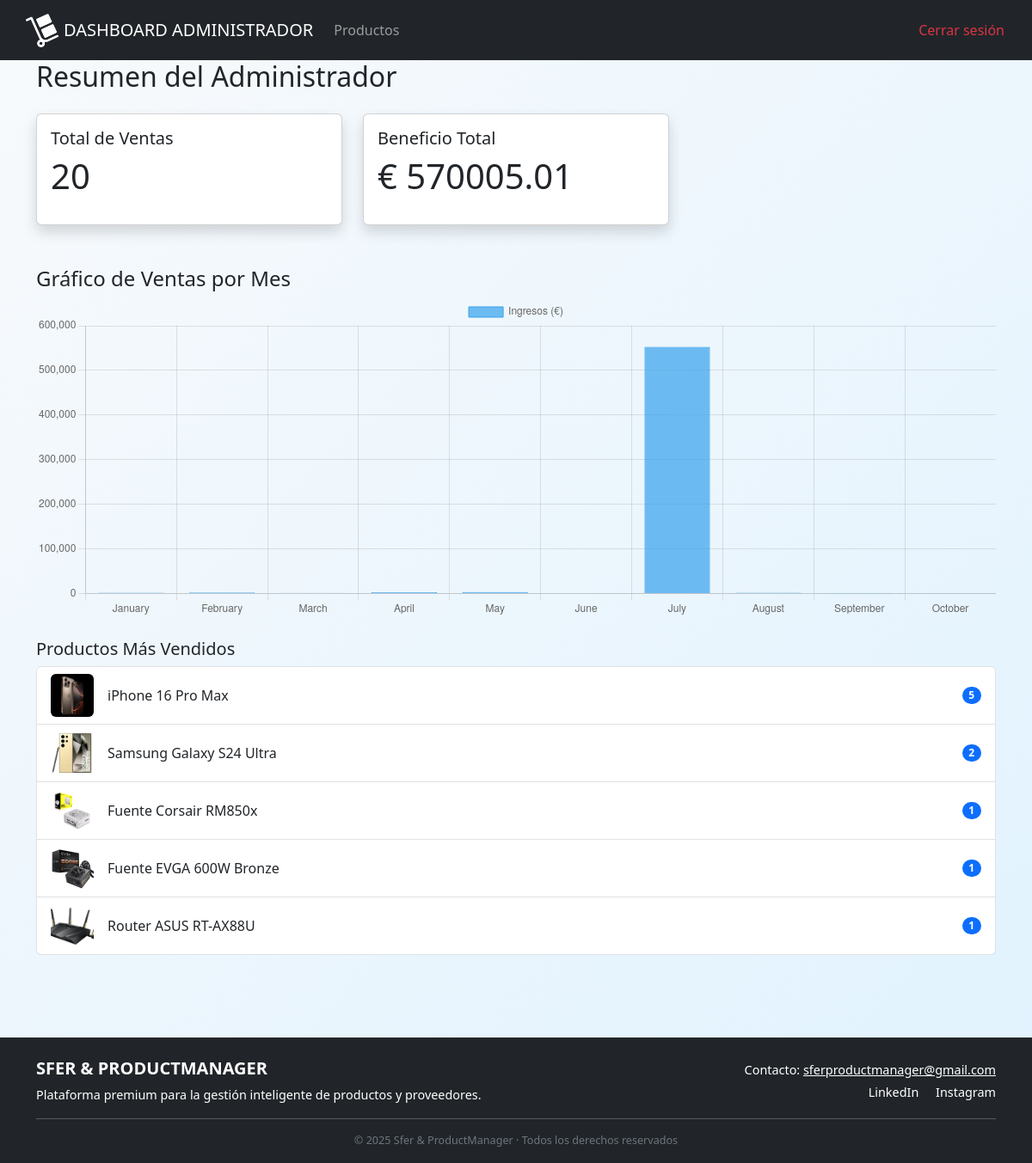
The app's page /dashboard_admin (signed in) with its own data.
### models.py (models this page shows)
class Producto(Base):
    __tablename__ = "productos"
    id_producto = Column(Integer, primary_key=True, autoincrement=True)
    nombre = Column(Text, nullable=False)
    descripcion = Column(Text)
    cantidad_en_stock = Column(Integer, nullable=False, default=0)
    precio = Column(Float, nullable=False)
    ubicacion = Column(Text)
    color = Column(Text)
    imagen = Column(Text)  # NUEVO CAMPO
    id_proveedor = Column(Integer, ForeignKey("proveedores.id_proveedor"), nullable=False)
    proveedor = relationship("Proveedor", back_populates="productos")
    compras = relationship("Compra", back_populates="producto")
    ventas = relationship("Venta", back_populates="producto")

### main.py (the view)
@app.route("/dashboard_admin")
def dashboard_admin():
    if "user_id" not in session or session["rol"] != "administrador":
        return redirect(url_for("login"))
    total_ventas = db_session.query(Venta).count()
    beneficio_total = db_session.query(func.sum(Venta.cantidad * Venta.precio_unitario)).scalar() or 0
    ventas = db_session.query(Venta).all()
    ingresos_por_mes = defaultdict(float)
    for v in ventas:
        fecha = v.fecha_venta
        if isinstance(fecha, str):
            fecha = datetime.strptime(fecha, "%Y-%m-%d %H:%M:%S")
        mes = fecha.strftime("%B")
        ingresos_por_mes[mes] += v.cantidad * v.precio_unitario
    meses_ordenados = list(calendar.month_name)[1:]
    labels = []
    valores = []
    for mes in meses_ordenados:
        if mes in ingresos_por_mes:
            labels.append(mes)
            valores.append(round(ingresos_por_mes[mes], 2))
    productos_mas_vendidos = (
        db_session.query(
            Producto.id_producto,
            Producto.nombre,
            Producto.imagen,
            func.count(Venta.id_venta).label("ventas")
        )
        .join(Venta, Producto.id_producto == Venta.id_producto)
        .group_by(Producto.id_producto)
        .order_by(func.count(Venta.id_venta).desc())
        .limit(5)
        .all()
    )
    productos_bajo_stock = []
    todos_productos = db_session.query(Producto).all()
    for producto in todos_productos:
        if producto.cantidad_en_stock <= 0:
            continue
        total_vendido = db_session.query(func.sum(Venta.cantidad)).filter_by(id_producto=producto.id_producto).scalar() or 0
        stock_inicial = producto.cantidad_en_stock + total_vendido
        if stock_inicial == 0:
            continue
        porcentaje_restante = producto.cantidad_en_stock / stock_inicial
        if porcentaje_restante <= 0.1:
            productos_bajo_stock.append(producto)
    return render_template(
        "dashboard_admin.html",
        total_ventas=total_ventas,
        beneficio_total=beneficio_total,
        labels=labels,
        valores=valores,
        productos_mas_vendidos=productos_mas_vendidos,
        productos_bajo_stock=productos_bajo_stock  # 👉 lo pasamos a la plantilla
    )

### db.py (called while the page is built)
@event.listens_for(engine, "connect")
def set_sqlite_pragma(dbapi_connection, connection_record):
    cursor = dbapi_connection.cursor()
    cursor.execute("PRAGMA foreign_keys=ON")
    cursor.close()

### templates/dashboard_admin.html (shortened to what this page needs)
<!DOCTYPE html>
<html lang="es">
<head>
    <link href="https://cdn.jsdelivr.net/npm/bootstrap@5.3.2/dist/css/bootstrap.min.css" rel="stylesheet">
    <link href="https://cdn.jsdelivr.net/npm/bootstrap-icons@1.10.5/font/bootstrap-icons.css" rel="stylesheet">
    <link rel="stylesheet" href="{{ url_for('static', filename='style/styleGeneral.css') }}?v=1">
</head>
<body class="d-flex flex-column min-vh-100 bg-light">
<nav class="navbar navbar-expand-lg navbar-dark bg-dark px-4">
    <img src="{{ url_for('static', filename='images/logoSfer_ProductManager_blanco.png') }}" alt="Logo" width="50" height="50" class="mb-1">
    <a class="navbar-brand me-3" href="{{ url_for('dashboard_admin') }}"> DASHBOARD ADMINISTRADOR </a>
    <div class="collapse navbar-collapse" id="navbarNav">
        <ul class="navbar-nav">
            <li class="nav-item">
                <a class="nav-link" href="{{ url_for('admin_productos') }}">Productos</a>
            </li>
        </ul>
        <ul class="navbar-nav ms-auto">
            <li class="nav-item">
                <a class="nav-link text-danger" href="{{ url_for('logout') }}">Cerrar sesión</a>
            </li>
        </ul>
    </div>
</nav>
<div class="container mb-5">
    <h2 class="mb-4">Resumen del Administrador</h2>
    <div class="row mb-4">
        <div class="col-md-4">
            <div class="card shadow">
                <div class="card-body">
                    <h5 class="card-title">Total de Ventas</h5>
                    <p class="display-6">{{ total_ventas }}</p>
                </div>
            </div>
        </div>
        <div class="col-md-4">
            <div class="card shadow">
                <div class="card-body">
                    <h5 class="card-title">Beneficio Total</h5>
                    <p class="display-6">€ {{ '%.2f' % beneficio_total }}</p>
                </div>
            </div>
        </div>
    </div>
    <h4 class="mt-5">Gráfico de Ventas por Mes</h4>
    <canvas id="graficoVentas" height="100"></canvas>
    <h5 class="mt-4">Productos Más Vendidos</h5>
    <div class="list-group mb-5">
        {% for producto in productos_mas_vendidos %}
            <div class="list-group-item d-flex align-items-center">
                {% if producto.imagen %}
                    <img src="{{ url_for('static', filename='images/' + producto.imagen) }}" alt="{{ producto.nombre }}"
                    class="me-3 rounded" style="width: 50px; height: 50px; object-fit: cover; object-position: center;">
                {% else %}
                    <div class="bg-secondary text-white d-flex justify-content-center align-items-center rounded" style="width: 50px; height: 50px;">?</div>
                {% endif %}
                <div class="flex-grow-1">
                    {{ producto.nombre }}
                </div>
                <span class="badge bg-primary rounded-pill">{{ producto.ventas }}</span>
            </div>
        {% endfor %}
    </div>
</div>
<footer class="bg-dark text-white mt-auto pt-4">
    <div class="container">
        <div class="row justify-content-between align-items-center">
            <div class="col-md-6 mb-3 mb-md-0">
                <h5 class="text-uppercase fw-bold">SFER & PRODUCTMANAGER</h5>
                <p class="mb-0">Plataforma premium para la gestión inteligente de productos y proveedores.</p>
            </div>
            <div class="col-md-6 text-md-end">
                <p class="mb-1">
                    Contacto: <a href="mailto:sferproductmanager@gmail.com" class="text-white">sferproductmanager@gmail.com</a>
                </p>
                <a href="https://www.linkedin.com/in/sergio-fernández-lópez-8784bb270" target="_blank" class="text-white me-3 text-decoration-none">LinkedIn</a>
                <a href="https://www.instagram.com/sfer_productmanager?igsh=MWp5aWZ3bGhtcmx0Zw%3D%3D" class="text-white text-decoration-none">Instagram</a>
            </div>
        </div>
        <hr class="bg-light my-3">
        <div class="text-center text-secondary small pb-3">
            © {{ current_year if current_year else 2025 }} Sfer & ProductManager · Todos los derechos reservados
        </div>
    </div>
</footer>
<script>
    const ctx = document.getElementById("graficoVentas").getContext("2d");
    const chart = new Chart(ctx, {
        type: "bar",
        data: {
            labels: {{ labels|tojson|default("[]", true) }},
            datasets: [{
                label: "Ingresos (€)",
                data: {{ valores|tojson|default("[]", true) }},
                backgroundColor: "rgba(54, 162, 235, 0.7)",
                borderColor: "rgba(54, 162, 235, 1)",
                borderWidth: 1
            }]
        },
        options: {
            scales: {
                y: { beginAtZero: true }
            }
        }
    });
</script>
</body>
</html>

### static/style/StyleGeneral.css (style rules this page uses)
body { background: linear-gradient(135deg, #f8fafc, #e0f2fe); }
footer { font-size: 0.9rem; }

### records on screen
Producto: imagen (picture), nombre "iPhone 16 Pro Max", ventas "5"
Producto: imagen (picture), nombre "Samsung Galaxy S24 Ultra", ventas "2"
Producto: imagen (picture), nombre "Fuente Corsair RM850x", ventas "1"
Producto: imagen (picture), nombre "Fuente EVGA 600W Bronze", ventas "1"
Producto: imagen (picture), nombre "Router ASUS RT-AX88U", ventas "1"

### other values on screen
{{ total_ventas }} "20"
{{ '%.2f' % beneficio_total }} "570005.01"
{{ current_year if current_year else 2025 }} "2025"
chart data {{ labels|tojson|default("[]", true) }} ["January", "February", "March", "April", "May", "June", "July", "August", "September", "October"]
chart data {{ valores|tojson|default("[]", true) }} [1947.6, 2761.64, 1821.03, 3036.64, 3470.08, 685.09, 552932.38, 1995.72, 181.42, 1173.41]
